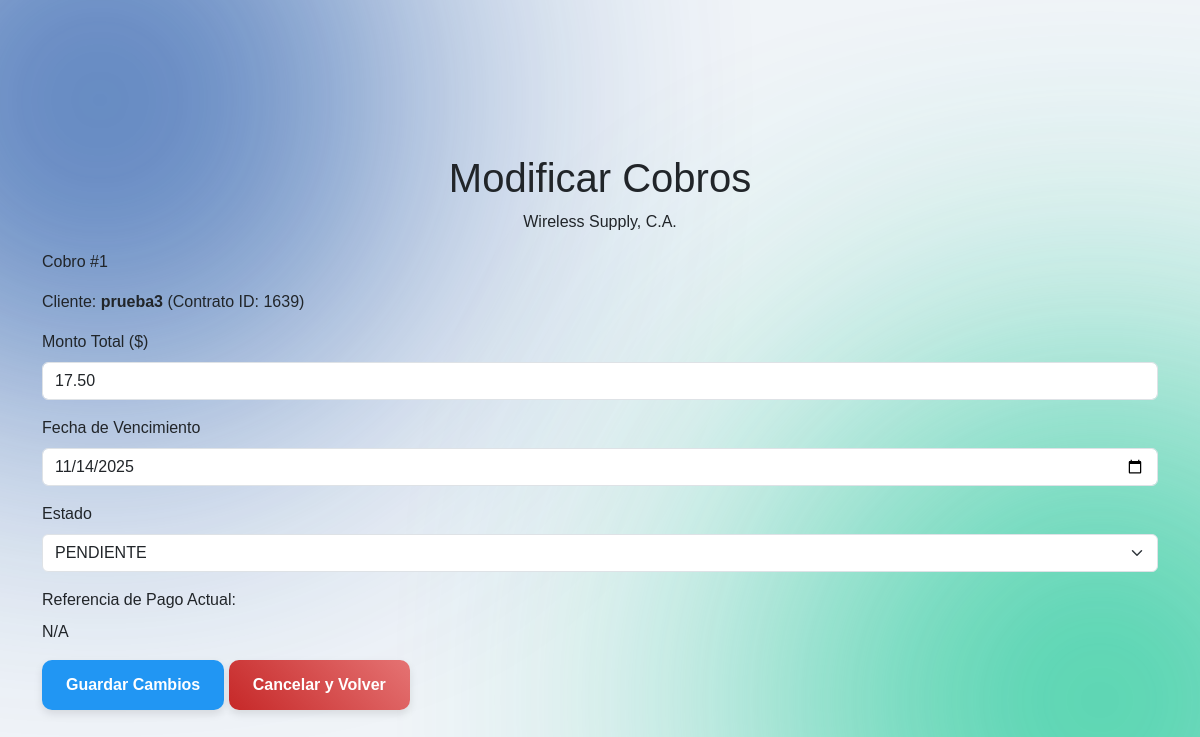
Screenshot of /paginas/principal/modifica_cobro1.php?id=1 with the database file from the repository.
### tables this page shows
CREATE TABLE `cuentas_por_cobrar` (
  `id_cobro` int(11) NOT NULL,
  `id_contrato` int(11) NOT NULL COMMENT 'FK a la tabla contratos',
  `fecha_emision` date NOT NULL,
  `fecha_vencimiento` date NOT NULL,
  `monto_total` decimal(10,2) NOT NULL COMMENT 'Monto final a pagar',
  `estado` enum('PENDIENTE','PAGADO','VENCIDO','CANCELADO') NOT NULL DEFAULT 'PENDIENTE',
  `fecha_pago` datetime DEFAULT NULL,
  `referencia_pago` varchar(100) DEFAULT NULL,
  `created_at` timestamp NOT NULL DEFAULT current_timestamp(),
  `id_plan_cobrado` int(11) DEFAULT NULL COMMENT 'FK del Plan facturado en el momento de la emisión'
);

CREATE TABLE `contratos` (
  `id` int(11) NOT NULL,
  `ip` varchar(20) NOT NULL COMMENT 'Dirección IP asignada al cliente (IPv4)',
  `cedula` varchar(20) NOT NULL COMMENT 'Cédula o ID del cliente',
  `nombre_completo` varchar(150) NOT NULL COMMENT 'Nombre completo del titular del contrato',
  `id_municipio` int(11) NOT NULL COMMENT 'FK de la tabla municipio',
  `id_parroquia` int(11) NOT NULL COMMENT 'FK de la tabla parroquia',
  `id_comunidad` int(11) NOT NULL,
  `id_plan` int(11) NOT NULL COMMENT 'FK de la tabla planes',
  `id_vendedor` int(11) NOT NULL COMMENT 'FK de la tabla vendedores',
  `direccion` varchar(150) NOT NULL COMMENT 'Dirección detallada de instalación',
  `telefono` varchar(50) NOT NULL COMMENT 'Número de teléfono de contacto',
  `correo` varchar(100) DEFAULT NULL COMMENT 'Correo electrónico de contacto (Opcional)',
  `fecha_instalacion` date NOT NULL DEFAULT '2025-10-01',
  `ident_caja_nap` varchar(50) NOT NULL COMMENT 'Identificador físico de la Caja NAP/Splitter',
  `puerto_nap` varchar(10) NOT NULL COMMENT 'Puerto utilizado en la Caja NAP',
  `num_presinto_odn` varchar(50) NOT NULL COMMENT 'Número del Hilo de Fibra o Presinto ODN',
  `id_olt` int(11) NOT NULL,
  `id_pon` int(11) NOT NULL COMMENT 'Identificador Serial PON del equipo del cliente (ONT/Router)',
  `estado` varchar(20) NOT NULL DEFAULT 'ACTIVO' COMMENT 'Estado actual del contrato: ACTIVO, INACTIVO, SUSPENDIDO, etc.'
);

### paginas/principal/modifica_cobro1.php (the view, shortened to what this page needs)
<?php
require_once 'conexion.php';
$id_cobro = isset($_GET['id']) ? intval($_GET['id']) : 0;
$cobro_data = null;
$sql_select = "
    SELECT
        cxc.*,
        co.nombre_completo AS nombre_cliente
    FROM cuentas_por_cobrar cxc
    JOIN contratos co ON cxc.id_contrato = co.id
    WHERE cxc.id_cobro = ?
";
$stmt_select = $conn->prepare($sql_select);
$stmt_select->bind_param("i", $id_cobro);
$stmt_select->execute();
$resultado = $stmt_select->get_result();
if ($resultado->num_rows === 1) {
    $cobro_data = $resultado->fetch_assoc();
} else {
    die("Error: Factura no encontrada.");
}
?>
<!DOCTYPE html>
<html lang="es">
<head>
    <link href="../../css/bootstrap.min.css" rel="stylesheet">
    <link href="../../css/style3.css" rel="stylesheet">
</head>
<body>
<div class="container mt-5">
    <h1 class="text-center pt-3 texto_modificado">Modificar Cobros</h1>
		 <p class= "text-center">Wireless Supply, C.A.</p>
    <p>Cobro #<?php echo htmlspecialchars($cobro_data['id_cobro']); ?></p>
    <p>Cliente: <strong><?php echo htmlspecialchars($cobro_data['nombre_cliente']); ?></strong> (Contrato ID: <?php echo htmlspecialchars($cobro_data['id_contrato']); ?>)</p>
    <form action="modifica_cobro.php?id=<?php echo $id_cobro; ?>" method="POST">
        <div class="mb-3">
            <label for="monto_total" class="form-label">Monto Total ($)</label>
            <input type="number" step="0.01" class="form-control" name="monto_total"
                   value="<?php echo htmlspecialchars($cobro_data['monto_total']); ?>" required>
        </div>
        <div class="mb-3">
            <label for="fecha_vencimiento" class="form-label">Fecha de Vencimiento</label>
            <input type="date" class="form-control" name="fecha_vencimiento"
                   value="<?php echo htmlspecialchars($cobro_data['fecha_vencimiento']); ?>" required>
        </div>
        <div class="mb-3">
            <label for="estado" class="form-label">Estado</label>
            <select name="estado" class="form-select" required>
                <option value="PENDIENTE" <?php echo ($cobro_data['estado'] == 'PENDIENTE') ? 'selected' : ''; ?>>PENDIENTE</option>
            </select>
        </div>
        <div class="mb-3">
            <label class="form-label">Referencia de Pago Actual:</label>
            <p><?php echo $cobro_data['referencia_pago'] ? htmlspecialchars($cobro_data['referencia_pago']) : 'N/A'; ?></p>
        </div>
        <button type="submit" class="btn btn-success">Guardar Cambios</button>
        <a href="gestion_cobros.php?maintenance_done=1" class="btn btn-secondary">Cancelar y Volver</a>
    </form>
</div>
</body>
</html>

### css/style3.css (style rules this page uses)
body { background-color: #f0f4f8; font-family: Arial, sans-serif; display: flex; justify-content: center; align-items: center; min-height: 100vh; margin: 0; overflow-x: hidden; position: relative; z-index: 1; }
body::before, body::after { content: ''; position: fixed; border-radius: 50%; z-index: -1; filter: blur(150px); opacity: 0.8; animation: blob-move 20s infinite alternate cubic-bezier(0.68, -0.55, 0.265, 1.55); }
body::before { background: #0d47a1; width: 600px; height: 600px; top: -200px; left: -200px; }
body::after { background: #20c997; width: 700px; height: 700px; bottom: -250px; right: -250px; animation-delay: -10s; }
.btn { display: inline-block; padding: 0.8em 1.5em; border-radius: 10px; cursor: pointer; font-size: 1em; font-weight: bold; text-decoration: none; transition: all 0.3s cubic-bezier(0.175, 0.885, 0.32, 1.275); box-shadow: 0 4px 8px rgba(0, 0, 0, 0.1); border: none; }
.btn-secondary { background: linear-gradient(45deg, #c62828, #e57373); color: white; border: none; }

### rows the page displays
cuentas_por_cobrar: id_cobro "1", id_contrato.nombre_completo "prueba3", id_contrato "1639", monto_total "17.50", fecha_vencimiento "11/14/2025", estado "PENDIENTE"
